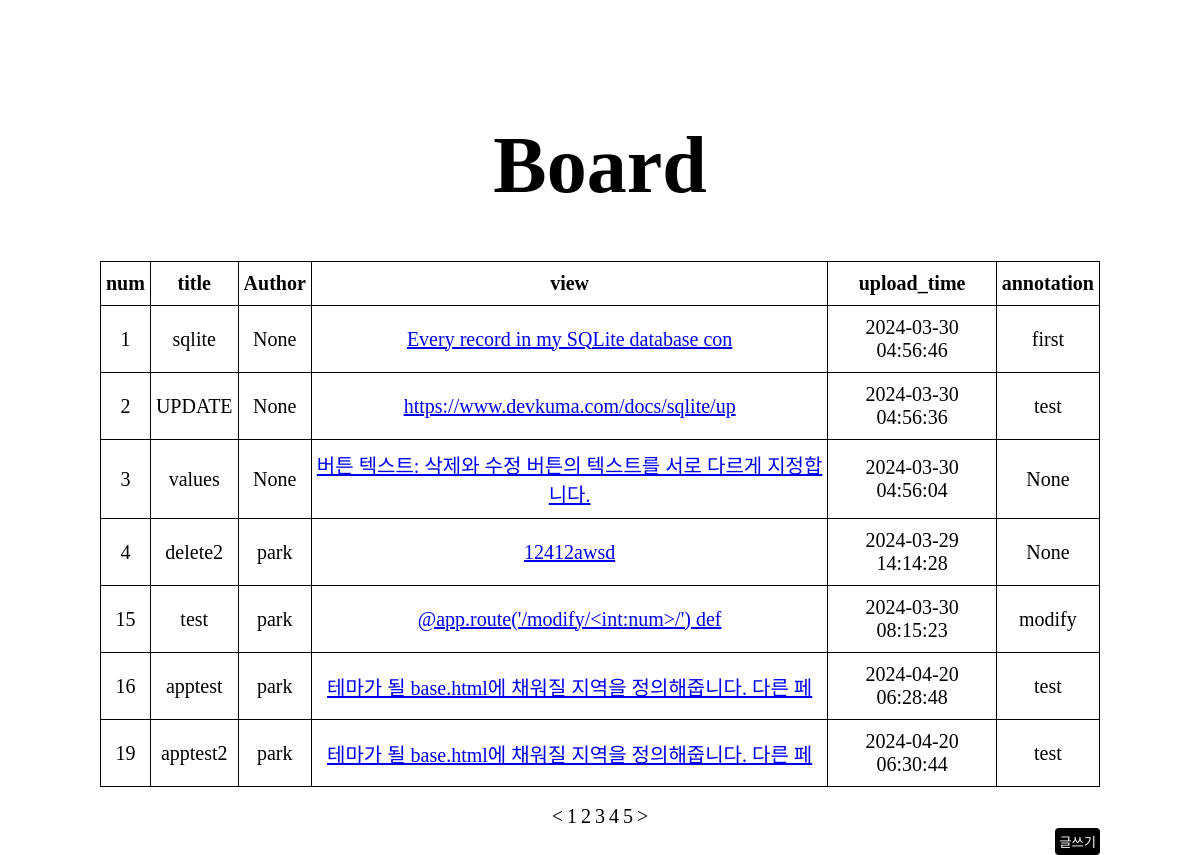
The page /write_board on the database its author committed.
### tables this page shows
CREATE TABLE content (id INTEGER PRIMARY KEY ASC AUTOINCREMENT, title varchar (50), writer varchar (50), content varchar (200), date TEXT CONSTRAINT real_time DEFAULT (CURRENT_TIMESTAMP), annotation TEXT (50));

### routes/views.py (the view)
@views.route('/write_board')
def write_board():
    info = my_db.select_all(table_name="content")
    return render_template("writeboard/writer_board.html", data=info)

### my_db.py (called while the page is built)
def connect_db():
    return sqlite3.connect('mydb.db')

def select_all(table_name): # 전체 데이터 확인
    ret = list()
    try:
        db = connect_db()
        c = db.cursor()
        c.execute(f'SELECT * FROM {table_name}')
        ret = c.fetchall()
    except Exception as e:
        print('db error:', e)
    finally:
        db.close()
        return ret

### website/templates/writeboard/writer_board.html (shortened to what this page needs)
<!DOCTYPE html>
<html lang="en">
<head>
    <link rel="stylesheet" href="../static/css/writer_board.css"/>
</head>
<body>
    <div class="logo"><h2>Board</h2></div>
    <div class="container">
        <div class="table_contaioner">
            <table>
                <tr>
                    <th>num</th>
                    <th>title</th>
                    <th>Author</th>
                    <th>view</th>
                    <th>upload_time</th>
                    <th>annotation</th>
                </tr>
                {% for i in data %}
                <tr>
                    <td>{{ i[0] }}</td>
                    <td>{{ i[1] }}</td>
                    <td>{{ i[2] }}</td>
                    <td><a href="/update/{{ i[0] }}">{{ i[3][:38] }}</a></td>
                    <td>{{ i[4] }}</td>
                    <td>{{ i[5] }}</td>
                </tr>
                {% endfor %}
            </table>
        </div>
    <br>
        <div class="nav_horiz">
            <ul>
                <li><a href="#"></a><</li>
                <li><a href="#"></a>1</li>
                <li><a href="#"></a>2</li>
                <li><a href="#"></a>3</li>
                <li><a href="#"></a>4</li>
                <li><a href="#"></a>5</li>
                <li><a href="#"></a>></li>
            </ul>
        </div>
        <div class="write">
            <form action="/write">
                <button type="submit">글쓰기</button>
            </form>
        </div>
    </div>
</body>
</html>

### website/static/css/writer_board.css (style rules this page uses)
* { margin: 0; padding: 0; }
table, th, td { border-collapse: collapse; border: 1px solid #000; font-size: 20px; padding: 10px 5px; overflow: hidden; }
h2 { font-size: 80px; text-align: center; margin-top: 10%; }
table { margin: auto; }
.table_contaioner { margin: 0 auto; width: 1000px; }
.container { text-align: center; margin: 0 auto; position: relative; margin-top: 50px; width: 1200px; }
.nav_horiz li { display: inline-block; font-size: 20px; }
.write { display: inline; float: right; margin-right: 100px; }
.write button { border: 1px; border-radius: 4px; padding: 4px; background-color: #000; color: #fff; }

### rows shown on the page
content: id "1", title "sqlite", i "None", content "Every record in my SQLite database con", date "2024-03-30 04:56:46", annotation "first"
content: id "2", title "UPDATE", i "None", content "https://www.devkuma.com/docs/sqlite/up", date "2024-03-30 04:56:36", annotation "test"
content: id "3", title "values", annotation "None", content "버튼 텍스트: 삭제와 수정 버튼의 텍스트를 서로 다르게 지정합니다.", date "2024-03-30 04:56:04"
content: id "4", title "delete2", writer "park", content "12412awsd", date "2024-03-29 14:14:28", annotation "None"
content: id "15", title "test", writer "park", content "@app.route('/modify/<int:num>/') def", date "2024-03-30 08:15:23", annotation "modify"
content: id "16", title "apptest", writer "park", content "테마가 될 base.html에 채워질 지역을 정의해줍니다. 다른 페", date "2024-04-20 06:28:48", annotation "test"
content: id "19", title "apptest2", writer "park", content "테마가 될 base.html에 채워질 지역을 정의해줍니다. 다른 페", date "2024-04-20 06:30:44", annotation "test"
